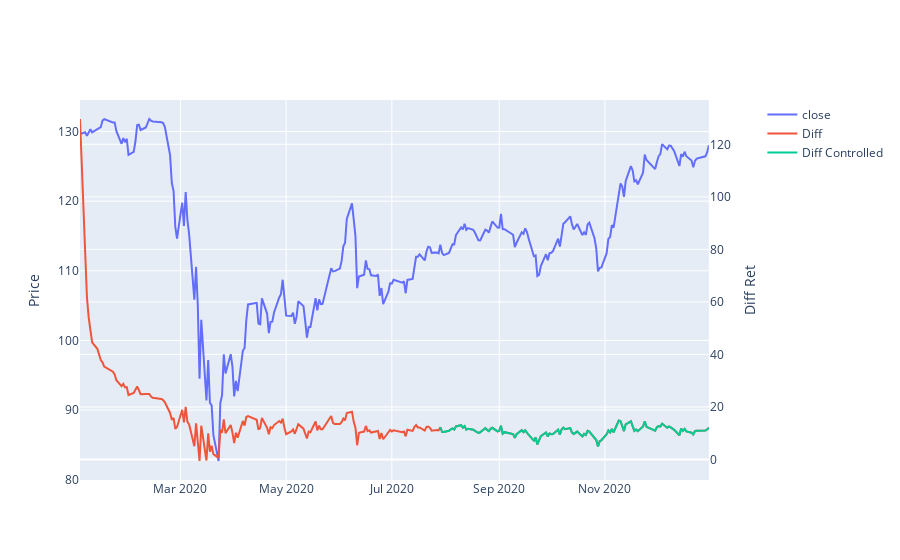

The code cell stored with this chart in its notebook:
### Code cell
close_fd = fracDiff(pd.DataFrame(close), degree = 0.4, threshold = 1).iloc[:, 0]
close_fd_c = fracDiff(pd.DataFrame(close), degree = 0.4, threshold = 0.01).iloc[:, 0]
fig = make_subplots(specs = [[{"secondary_y": True}]])
fig.add_trace(go.Scatter(x = close.index, y = close, name = "close"), secondary_y = False)
fig.add_trace(go.Scatter(x = close_fd.index, y = close_fd, name = "Diff"), secondary_y = True)
fig.add_trace(go.Scatter(x = close_fd_c.index, y = close_fd_c, name = "Diff Controlled"), secondary_y = True)
fig.update_yaxes(title_text = "Price", secondary_y = False)
fig.update_yaxes(title_text = "Diff Ret", secondary_y = True)
fig.show()
